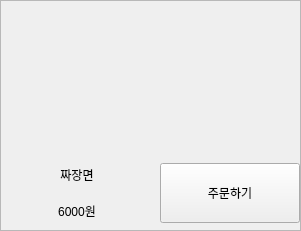
            <widget class="QFrame" name="frame_2">
             <property name="minimumSize">
              <size>
               <width>301</width>
               <height>231</height>
              </size>
             </property>
             <property name="maximumSize">
              <size>
               <width>301</width>
               <height>231</height>
              </size>
             </property>
             <property name="frameShape">
              <enum>QFrame::StyledPanel</enum>
             </property>
             <property name="frameShadow">
              <enum>QFrame::Raised</enum>
             </property>
             <widget class="QWidget" name="verticalLayoutWidget_5">
              <property name="geometry">
               <rect>
                <x>0</x>
                <y>0</y>
                <width>302</width>
                <height>228</height>
               </rect>
              </property>
              <layout class="QVBoxLayout" name="verticalLayout_13">
               <item>
                <widget class="QLabel" name="label_17">
                 <property name="minimumSize">
                  <size>
                   <width>300</width>
                   <height>150</height>
                  </size>
                 </property>
                 <property name="maximumSize">
                  <size>
                   <width>300</width>
                   <height>150</height>
                  </size>
                 </property>
                 <property name="text">
                  <string/>
                 </property>
                 <property name="pixmap">
                  <pixmap>../img/jja.jpeg</pixmap>
                 </property>
                 <property name="scaledContents">
                  <bool>true</bool>
                 </property>
                </widget>
               </item>
               <item>
                <layout class="QHBoxLayout" name="horizontalLayout_7">
                 <item>
                  <layout class="QVBoxLayout" name="verticalLayout_14">
                   <item>
                    <widget class="QLabel" name="label_18">
                     <property name="minimumSize">
                      <size>
                       <width>150</width>
                       <height>30</height>
                      </size>
                     </property>
                     <property name="maximumSize">
                      <size>
                       <width>150</width>
                       <height>30</height>
                      </size>
                     </property>
                     <property name="layoutDirection">
                      <enum>Qt::LeftToRight</enum>
                     </property>
                     <property name="text">
                      <string>짜장면</string>
                     </property>
                     <property name="alignment">
                      <set>Qt::AlignCenter</set>
                     </property>
                    </widget>
                   </item>
                   <item>
                    <widget class="QLabel" name="label_19">
                     <property name="minimumSize">
                      <size>
                       <width>150</width>
                       <height>30</height>
                      </size>
                     </property>
                     <property name="maximumSize">
                      <size>
                       <width>150</width>
                       <height>30</height>
                      </size>
                     </property>
                     <property name="text">
                      <string>6000원</string>
                     </property>
                     <property name="alignment">
                      <set>Qt::AlignCenter</set>
                     </property>
                    </widget>
                   </item>
                  </layout>
                 </item>
                 <item>
                  <widget class="QPushButton" name="selectButton_1">
                   <property name="minimumSize">
                    <size>
                     <width>140</width>
                     <height>60</height>
                    </size>
                   </property>
                   <property name="maximumSize">
                    <size>
                     <width>140</width>
                     <height>60</height>
                    </size>
                   </property>
                   <property name="styleSheet">
                    <string notr="true">QPushButton:pressed {
    background-color: grey;  /* 버튼을 눌렀을 때 배경색 */
    color: white;            /* 버튼을 눌렀을 때 글자색 */
}</string>
                   </property>
                   <property name="text">
                    <string>주문하기</string>
                   </property>
                  </widget>
                 </item>
                </layout>
               </item>
              </layout>
             </widget>
            </widget>
